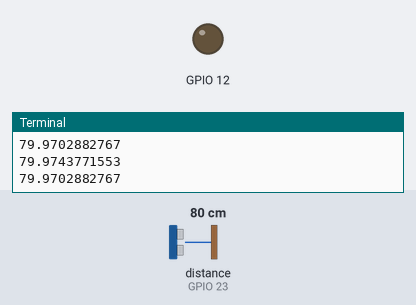
Bench run of a program on a simulated Raspberry Pi (BCM pin numbers). Shown: output pins drawn as LEDs (lit = HIGH), the last lines printed to the terminal. Inputs (shaded band) come from the test bench; at power-on: distance to the obstacle (sensor on GPIO 23) 80 cm. The echo pulse lasts 58.3 µs per cm; the clock reads 2024-03-15 10:24:30 at power-on unless the program sets it; pins used as bus, display or sensor lines are not drawn.

Above: at 1.2 s.
1.3 s: distance to the obstacle (sensor on GPIO 23) set to 12 cm
2.8 s: distance to the obstacle (sensor on GPIO 23) set to 9 cm
At 3.4 s:
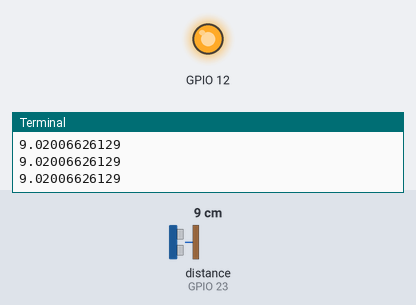
4.3 s: distance to the obstacle (sensor on GPIO 23) set to 18 cm
At 5.1 s:
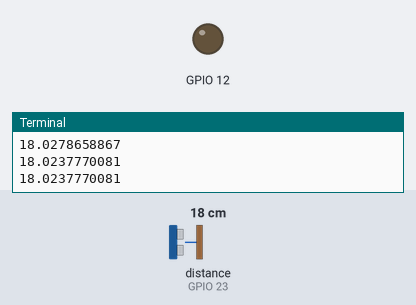
5.8 s: distance to the obstacle (sensor on GPIO 23) set to 2 cm
At 7.2 s:
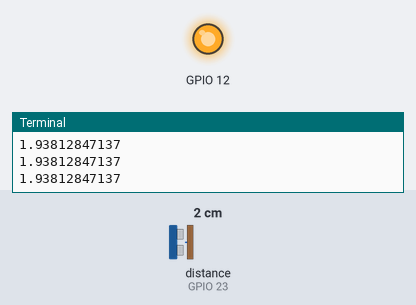
Timing chart, 0 to 8.3 s (numbered marks = the images above; inputs shaded):
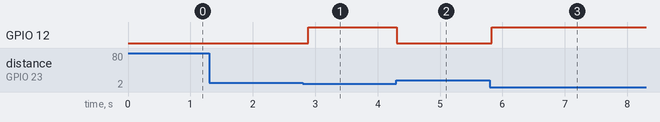

Measured:
- the behaviour switches between 11 and 10 cm on distance to the obstacle (sensor on GPIO 23) (found by bisection; images 0 and 1)
- after the input at 2.8 s, GPIO 12: LOW → HIGH after 0.09 s
- after the input at 4.3 s, GPIO 12: HIGH → LOW at once
- after the input at 5.8 s, GPIO 12: LOW → HIGH at once

The program:

ult.py
```python
#print('hi')
# Import required Python libraries
import time
import RPi.GPIO as GPIO
# Use BCM GPIO references
# instead of physical pin numbers
GPIO.setmode(GPIO.BCM)

# Define GPIO to use on Pi
GPIO_TRIGGER = 16
GPIO_ECHO    = 23

GPIO.setup(12,GPIO.OUT)
# Set pins as output and input
GPIO.setup(GPIO_TRIGGER,GPIO.OUT)  # Trigger

GPIO.setup(GPIO_ECHO,GPIO.IN)      # Echo

# Set trigger to False (Low)
GPIO.output(GPIO_TRIGGER, False)
print "set false"
def measure():
# Allow sensor to settle
  time.sleep(0.1)
# Send 10us pulse to trigger
  GPIO.output(GPIO_TRIGGER, True)
  time.sleep(0.00001)
  GPIO.output(GPIO_TRIGGER, False)
  start = time.time()
  while GPIO.input(GPIO_ECHO)==0:
    start = time.time()

  while GPIO.input(GPIO_ECHO)==1:
    stop = time.time()

# Calculate pulse length
  elapsed = stop-start

# Distance pulse travelled in that time is time
# multiplied by the speed of sound (cm/s)
  distance = elapsed * 34300
# That was the distance there and back so halve the value
  distance = distance / 2
  return distance
try:
  while(True):
    distance = measure()
    print(distance)
    if distance < 10:
      GPIO.output(12,True)
    if distance > 10:
      GPIO.output(12,False)
except KeyboardInterrupt:
  GPIO.cleanup()

# Reset GPIO settings
```
